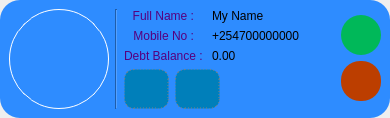
<?xml version="1.0" encoding="UTF-8"?>
<ui version="4.0">
 <class>CrediteeForm</class>
 <widget class="QWidget" name="CrediteeForm">
  <property name="geometry">
   <rect>
    <x>0</x>
    <y>0</y>
    <width>390</width>
    <height>118</height>
   </rect>
  </property>
  <property name="minimumSize">
   <size>
    <width>390</width>
    <height>100</height>
   </size>
  </property>
  <property name="maximumSize">
   <size>
    <width>390</width>
    <height>118</height>
   </size>
  </property>
  <property name="font">
   <font>
    <pointsize>12</pointsize>
   </font>
  </property>
  <property name="windowTitle">
   <string>Creditee Form</string>
  </property>
  <property name="styleSheet">
   <string notr="true">QFrame#userFrame{
background-color:#2e8cff;
color:white;
font:14px;
padding:0px;
border-radius:20px;
}
</string>
  </property>
  <layout class="QGridLayout" name="gridLayout">
   <property name="leftMargin">
    <number>0</number>
   </property>
   <property name="topMargin">
    <number>0</number>
   </property>
   <property name="rightMargin">
    <number>0</number>
   </property>
   <property name="bottomMargin">
    <number>0</number>
   </property>
   <property name="horizontalSpacing">
    <number>0</number>
   </property>
   <item row="0" column="0">
    <widget class="QFrame" name="userFrame">
     <property name="styleSheet">
      <string notr="true">*{
background-color:#2e8cff;
}
QPushButton#userPicture{
border:1px solid white;
border-radius:50px;
}
QPushButton#deleteUserBtn{
background-color:red;
border-radius:19px;

}
QPushButton#editUserBtn{
border-radius:20px;
background-color:green;
}
QPushButton#deleteUserBtn:hover{
border:2px solid white;
}
QPushButton#editUserBtn:hover{
border:2px solid white;
}
QPushButton#deleteUserBtn:pressed{
color: rgba(255, 0, 0,190);
border:3px solid orange;
}
QPushButton#editUserBtn:pressed{
background-color: rgba(0, 128, 0,190);
border:3px solid orange;
}

QPushButton#repayBtn{
border-radius:10px;
background-color:transparent;
border:1px dotted grey;
}
QPushButton#repayBtn:hover{
border:2px solid white;
}
QPushButton#repayBtn:pressed{
border:3px solid orange;
}

QPushButton#cleardebtBtn{
border-radius:10px;
background-color:transparent;
border:1px dotted grey;
}
QPushButton#cleardebtBtn:hover{
border:2px solid white;
}
QPushButton#cleardebtBtn:pressed{
border:3px solid orange;
}

</string>
     </property>
     <property name="frameShape">
      <enum>QFrame::StyledPanel</enum>
     </property>
     <property name="frameShadow">
      <enum>QFrame::Raised</enum>
     </property>
     <layout class="QHBoxLayout" name="horizontalLayout_2">
      <item>
       <widget class="QPushButton" name="userPicture">
        <property name="sizePolicy">
         <sizepolicy hsizetype="Fixed" vsizetype="Fixed">
          <horstretch>0</horstretch>
          <verstretch>0</verstretch>
         </sizepolicy>
        </property>
        <property name="minimumSize">
         <size>
          <width>100</width>
          <height>100</height>
         </size>
        </property>
        <property name="text">
         <string/>
        </property>
        <property name="iconSize">
         <size>
          <width>70</width>
          <height>70</height>
         </size>
        </property>
       </widget>
      </item>
      <item>
       <widget class="Line" name="line">
        <property name="orientation">
         <enum>Qt::Vertical</enum>
        </property>
       </widget>
      </item>
      <item>
       <layout class="QVBoxLayout" name="verticalLayout_2">
        <item>
         <layout class="QFormLayout" name="formLayout">
          <item row="0" column="0">
           <widget class="QLabel" name="label">
            <property name="minimumSize">
             <size>
              <width>70</width>
              <height>0</height>
             </size>
            </property>
            <property name="styleSheet">
             <string notr="true">color: rgb(85, 0, 127);</string>
            </property>
            <property name="text">
             <string>Full Name :</string>
            </property>
            <property name="alignment">
             <set>Qt::AlignRight|Qt::AlignTrailing|Qt::AlignVCenter</set>
            </property>
           </widget>
          </item>
          <item row="0" column="1">
           <widget class="QLabel" name="fullNameLabel">
            <property name="text">
             <string>My Name</string>
            </property>
           </widget>
          </item>
          <item row="1" column="0">
           <widget class="QLabel" name="label_2">
            <property name="minimumSize">
             <size>
              <width>70</width>
              <height>0</height>
             </size>
            </property>
            <property name="styleSheet">
             <string notr="true">color: rgb(85, 0, 127);</string>
            </property>
            <property name="text">
             <string>Mobile No :</string>
            </property>
            <property name="alignment">
             <set>Qt::AlignRight|Qt::AlignTrailing|Qt::AlignVCenter</set>
            </property>
           </widget>
          </item>
          <item row="1" column="1">
           <widget class="QLabel" name="mobileNoLabel">
            <property name="text">
             <string>+254700000000</string>
            </property>
           </widget>
          </item>
          <item row="2" column="0">
           <widget class="QLabel" name="label_3">
            <property name="minimumSize">
             <size>
              <width>70</width>
              <height>0</height>
             </size>
            </property>
            <property name="styleSheet">
             <string notr="true">color: rgb(85, 0, 127);</string>
            </property>
            <property name="text">
             <string>Debt Balance : </string>
            </property>
            <property name="alignment">
             <set>Qt::AlignRight|Qt::AlignTrailing|Qt::AlignVCenter</set>
            </property>
           </widget>
          </item>
          <item row="2" column="1">
           <widget class="QLabel" name="roleLabel">
            <property name="text">
             <string>0.00</string>
            </property>
           </widget>
          </item>
         </layout>
        </item>
        <item>
         <layout class="QHBoxLayout" name="horizontalLayout">
          <item>
           <widget class="QPushButton" name="repayBtn">
            <property name="minimumSize">
             <size>
              <width>45</width>
              <height>40</height>
             </size>
            </property>
            <property name="maximumSize">
             <size>
              <width>45</width>
              <height>40</height>
             </size>
            </property>
            <property name="toolTip">
             <string>Repay Debt</string>
            </property>
            <property name="styleSheet">
             <string notr="true">background-color: rgb(0, 127, 186);</string>
            </property>
            <property name="text">
             <string/>
            </property>
            <property name="iconSize">
             <size>
              <width>25</width>
              <height>25</height>
             </size>
            </property>
           </widget>
          </item>
          <item>
           <widget class="QPushButton" name="cleardebtBtn">
            <property name="enabled">
             <bool>false</bool>
            </property>
            <property name="minimumSize">
             <size>
              <width>45</width>
              <height>40</height>
             </size>
            </property>
            <property name="maximumSize">
             <size>
              <width>45</width>
              <height>40</height>
             </size>
            </property>
            <property name="toolTip">
             <string>Waive All Debt</string>
            </property>
            <property name="styleSheet">
             <string notr="true">background-color: rgb(0, 127, 186);</string>
            </property>
            <property name="text">
             <string/>
            </property>
            <property name="iconSize">
             <size>
              <width>25</width>
              <height>25</height>
             </size>
            </property>
           </widget>
          </item>
          <item>
           <spacer name="horizontalSpacer">
            <property name="orientation">
             <enum>Qt::Horizontal</enum>
            </property>
            <property name="sizeHint" stdset="0">
             <size>
              <width>40</width>
              <height>20</height>
             </size>
            </property>
           </spacer>
          </item>
         </layout>
        </item>
       </layout>
      </item>
      <item>
       <layout class="QVBoxLayout" name="verticalLayout">
        <property name="spacing">
         <number>0</number>
        </property>
        <item>
         <widget class="QPushButton" name="editUserBtn">
          <property name="minimumSize">
           <size>
            <width>40</width>
            <height>40</height>
           </size>
          </property>
          <property name="maximumSize">
           <size>
            <width>40</width>
            <height>40</height>
           </size>
          </property>
          <property name="toolTip">
           <string>Edit Creditee Details</string>
          </property>
          <property name="styleSheet">
           <string notr="true">background-color: rgb(0, 184, 89);</string>
          </property>
          <property name="text">
           <string/>
          </property>
          <property name="iconSize">
           <size>
            <width>30</width>
            <height>30</height>
           </size>
          </property>
         </widget>
        </item>
        <item>
         <widget class="QPushButton" name="deleteUserBtn">
          <property name="enabled">
           <bool>false</bool>
          </property>
          <property name="minimumSize">
           <size>
            <width>40</width>
            <height>40</height>
           </size>
          </property>
          <property name="maximumSize">
           <size>
            <width>40</width>
            <height>40</height>
           </size>
          </property>
          <property name="toolTip">
           <string>Delete Creditee Account and Debt</string>
          </property>
          <property name="styleSheet">
           <string notr="true">background-color: rgb(188, 62, 0);</string>
          </property>
          <property name="text">
           <string/>
          </property>
          <property name="iconSize">
           <size>
            <width>30</width>
            <height>30</height>
           </size>
          </property>
         </widget>
        </item>
       </layout>
      </item>
     </layout>
    </widget>
   </item>
  </layout>
 </widget>
 <resources/>
 <connections/>
</ui>
